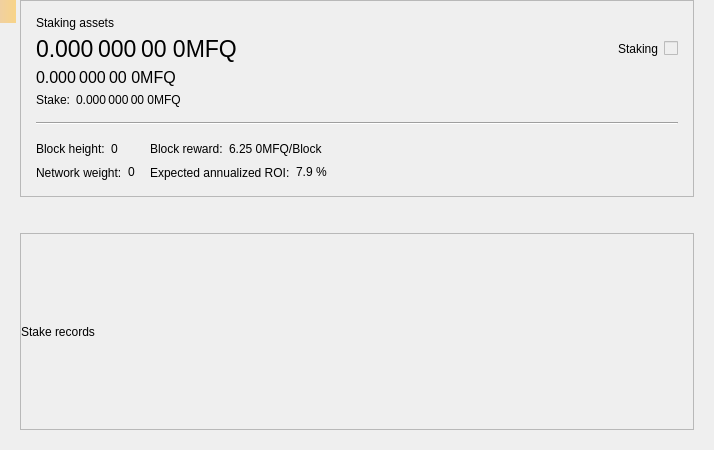
<?xml version="1.0" encoding="UTF-8"?>
<ui version="4.0">
 <class>StakePage</class>
 <widget class="QWidget" name="StakePage">
  <property name="geometry">
   <rect>
    <x>0</x>
    <y>0</y>
    <width>714</width>
    <height>450</height>
   </rect>
  </property>
  <property name="windowTitle">
   <string>Form</string>
  </property>
  <layout class="QVBoxLayout" name="verticalLayout_3">
   <property name="leftMargin">
    <number>20</number>
   </property>
   <property name="topMargin">
    <number>0</number>
   </property>
   <property name="rightMargin">
    <number>20</number>
   </property>
   <property name="bottomMargin">
    <number>20</number>
   </property>
   <item>
    <widget class="QFrame" name="frameStakeInfo">
     <property name="frameShape">
      <enum>QFrame::StyledPanel</enum>
     </property>
     <property name="frameShadow">
      <enum>QFrame::Raised</enum>
     </property>
     <layout class="QVBoxLayout" name="verticalLayout">
      <property name="spacing">
       <number>15</number>
      </property>
      <property name="leftMargin">
       <number>15</number>
      </property>
      <property name="topMargin">
       <number>15</number>
      </property>
      <property name="rightMargin">
       <number>15</number>
      </property>
      <property name="bottomMargin">
       <number>15</number>
      </property>
      <item>
       <layout class="QGridLayout" name="gridLayout_2">
        <property name="spacing">
         <number>6</number>
        </property>
        <item row="1" column="0">
         <widget class="QLabel" name="labelAssets">
          <property name="font">
           <font>
            <pointsize>17</pointsize>
           </font>
          </property>
          <property name="cursor">
           <cursorShape>IBeamCursor</cursorShape>
          </property>
          <property name="toolTip">
           <string>Your current spendable balance</string>
          </property>
          <property name="text">
           <string notr="true">0.000 000 00 0MFQ</string>
          </property>
          <property name="alignment">
           <set>Qt::AlignLeading|Qt::AlignLeft|Qt::AlignVCenter</set>
          </property>
          <property name="textInteractionFlags">
           <set>Qt::LinksAccessibleByMouse|Qt::TextSelectableByMouse</set>
          </property>
         </widget>
        </item>
        <item row="2" column="0">
         <widget class="QLabel" name="labelAssetsImmature">
          <property name="font">
           <font>
            <pointsize>12</pointsize>
           </font>
          </property>
          <property name="cursor">
           <cursorShape>IBeamCursor</cursorShape>
          </property>
          <property name="toolTip">
           <string>Your immature balance</string>
          </property>
          <property name="text">
           <string notr="true">0.000 000 00 0MFQ</string>
          </property>
          <property name="alignment">
           <set>Qt::AlignLeading|Qt::AlignLeft|Qt::AlignVCenter</set>
          </property>
          <property name="textInteractionFlags">
           <set>Qt::LinksAccessibleByMouse|Qt::TextSelectableByMouse</set>
          </property>
         </widget>
        </item>
        <item row="0" column="0">
         <widget class="QLabel" name="labelAssetsText">
          <property name="text">
           <string>Staking assets</string>
          </property>
          <property name="alignment">
           <set>Qt::AlignLeading|Qt::AlignLeft|Qt::AlignVCenter</set>
          </property>
         </widget>
        </item>
        <item row="1" column="2">
         <spacer name="horizontalSpacer_2">
          <property name="orientation">
           <enum>Qt::Horizontal</enum>
          </property>
          <property name="sizeHint" stdset="0">
           <size>
            <width>40</width>
            <height>20</height>
           </size>
          </property>
         </spacer>
        </item>
        <item row="4" column="0">
         <layout class="QHBoxLayout" name="horizontalLayout_5">
          <property name="spacing">
           <number>6</number>
          </property>
          <item>
           <widget class="QLabel" name="labelStakeText">
            <property name="sizePolicy">
             <sizepolicy hsizetype="Maximum" vsizetype="Preferred">
              <horstretch>0</horstretch>
              <verstretch>0</verstretch>
             </sizepolicy>
            </property>
            <property name="text">
             <string>Stake:</string>
            </property>
            <property name="alignment">
             <set>Qt::AlignLeading|Qt::AlignLeft|Qt::AlignVCenter</set>
            </property>
           </widget>
          </item>
          <item>
           <widget class="QLabel" name="labelStake">
            <property name="text">
             <string>0.000 000 00 0MFQ</string>
            </property>
            <property name="alignment">
             <set>Qt::AlignLeading|Qt::AlignLeft|Qt::AlignVCenter</set>
            </property>
            <property name="textInteractionFlags">
             <set>Qt::LinksAccessibleByMouse|Qt::TextSelectableByMouse</set>
            </property>
           </widget>
          </item>
          <item>
           <spacer name="horizontalSpacer_3">
            <property name="orientation">
             <enum>Qt::Horizontal</enum>
            </property>
            <property name="sizeType">
             <enum>QSizePolicy::Minimum</enum>
            </property>
            <property name="sizeHint" stdset="0">
             <size>
              <width>0</width>
              <height>0</height>
             </size>
            </property>
           </spacer>
          </item>
         </layout>
        </item>
        <item row="1" column="4">
         <widget class="QLabel" name="labelStaking">
          <property name="text">
           <string>Staking</string>
          </property>
         </widget>
        </item>
        <item row="1" column="5">
         <widget class="QSwitchControl" name="checkStake">
          <property name="enabled">
           <bool>false</bool>
          </property>
         </widget>
        </item>
       </layout>
      </item>
      <item>
       <widget class="Line" name="hLine">
        <property name="orientation">
         <enum>Qt::Horizontal</enum>
        </property>
       </widget>
      </item>
      <item>
       <layout class="QGridLayout" name="gridLayout">
        <property name="verticalSpacing">
         <number>6</number>
        </property>
        <item row="0" column="0">
         <layout class="QHBoxLayout" name="horizontalLayout">
          <property name="spacing">
           <number>6</number>
          </property>
          <item>
           <widget class="QLabel" name="labelHeightText">
            <property name="sizePolicy">
             <sizepolicy hsizetype="Maximum" vsizetype="Preferred">
              <horstretch>0</horstretch>
              <verstretch>0</verstretch>
             </sizepolicy>
            </property>
            <property name="text">
             <string>Block height:</string>
            </property>
            <property name="alignment">
             <set>Qt::AlignLeading|Qt::AlignLeft|Qt::AlignVCenter</set>
            </property>
           </widget>
          </item>
          <item>
           <widget class="QLabel" name="labelHeight">
            <property name="text">
             <string>0</string>
            </property>
            <property name="alignment">
             <set>Qt::AlignLeading|Qt::AlignLeft|Qt::AlignVCenter</set>
            </property>
            <property name="textInteractionFlags">
             <set>Qt::LinksAccessibleByMouse|Qt::TextSelectableByMouse</set>
            </property>
           </widget>
          </item>
          <item>
           <spacer name="horizontalSpacer_4">
            <property name="orientation">
             <enum>Qt::Horizontal</enum>
            </property>
            <property name="sizeType">
             <enum>QSizePolicy::Minimum</enum>
            </property>
            <property name="sizeHint" stdset="0">
             <size>
              <width>0</width>
              <height>0</height>
             </size>
            </property>
           </spacer>
          </item>
         </layout>
        </item>
        <item row="0" column="1">
         <layout class="QHBoxLayout" name="horizontalLayout_3">
          <property name="spacing">
           <number>6</number>
          </property>
          <item>
           <widget class="QLabel" name="labelRewardText">
            <property name="sizePolicy">
             <sizepolicy hsizetype="Maximum" vsizetype="Preferred">
              <horstretch>0</horstretch>
              <verstretch>0</verstretch>
             </sizepolicy>
            </property>
            <property name="text">
             <string>Block reward:</string>
            </property>
            <property name="alignment">
             <set>Qt::AlignLeading|Qt::AlignLeft|Qt::AlignVCenter</set>
            </property>
           </widget>
          </item>
          <item>
           <widget class="QLabel" name="labelReward">
            <property name="text">
             <string>6.25 0MFQ/Block</string>
            </property>
            <property name="alignment">
             <set>Qt::AlignLeading|Qt::AlignLeft|Qt::AlignVCenter</set>
            </property>
            <property name="textInteractionFlags">
             <set>Qt::LinksAccessibleByMouse|Qt::TextSelectableByMouse</set>
            </property>
           </widget>
          </item>
          <item>
           <spacer name="horizontalSpacer_6">
            <property name="orientation">
             <enum>Qt::Horizontal</enum>
            </property>
            <property name="sizeType">
             <enum>QSizePolicy::Minimum</enum>
            </property>
            <property name="sizeHint" stdset="0">
             <size>
              <width>0</width>
              <height>0</height>
             </size>
            </property>
           </spacer>
          </item>
         </layout>
        </item>
        <item row="0" column="2" rowspan="2">
         <spacer name="horizontalSpacer">
          <property name="orientation">
           <enum>Qt::Horizontal</enum>
          </property>
          <property name="sizeHint" stdset="0">
           <size>
            <width>40</width>
            <height>20</height>
           </size>
          </property>
         </spacer>
        </item>
        <item row="1" column="0">
         <layout class="QHBoxLayout" name="horizontalLayout_2">
          <property name="spacing">
           <number>6</number>
          </property>
          <item>
           <widget class="QLabel" name="labelWeightText">
            <property name="sizePolicy">
             <sizepolicy hsizetype="Maximum" vsizetype="Preferred">
              <horstretch>0</horstretch>
              <verstretch>0</verstretch>
             </sizepolicy>
            </property>
            <property name="text">
             <string>Network weight:</string>
            </property>
            <property name="alignment">
             <set>Qt::AlignLeading|Qt::AlignLeft|Qt::AlignVCenter</set>
            </property>
           </widget>
          </item>
          <item>
           <widget class="QLabel" name="labelWeight">
            <property name="text">
             <string>0</string>
            </property>
            <property name="alignment">
             <set>Qt::AlignLeading|Qt::AlignLeft|Qt::AlignVCenter</set>
            </property>
            <property name="textInteractionFlags">
             <set>Qt::LinksAccessibleByMouse|Qt::TextSelectableByMouse</set>
            </property>
           </widget>
          </item>
          <item>
           <spacer name="horizontalSpacer_5">
            <property name="orientation">
             <enum>Qt::Horizontal</enum>
            </property>
            <property name="sizeType">
             <enum>QSizePolicy::Minimum</enum>
            </property>
            <property name="sizeHint" stdset="0">
             <size>
              <width>0</width>
              <height>0</height>
             </size>
            </property>
           </spacer>
          </item>
         </layout>
        </item>
        <item row="1" column="1">
         <layout class="QHBoxLayout" name="horizontalLayout_4">
          <property name="spacing">
           <number>6</number>
          </property>
          <item>
           <widget class="QLabel" name="labelROIText">
            <property name="sizePolicy">
             <sizepolicy hsizetype="Maximum" vsizetype="Preferred">
              <horstretch>0</horstretch>
              <verstretch>0</verstretch>
             </sizepolicy>
            </property>
            <property name="text">
             <string>Expected annualized ROI:</string>
            </property>
            <property name="alignment">
             <set>Qt::AlignLeading|Qt::AlignLeft|Qt::AlignVCenter</set>
            </property>
           </widget>
          </item>
          <item>
           <widget class="QLabel" name="labelROI">
            <property name="text">
             <string>7.9 %</string>
            </property>
            <property name="alignment">
             <set>Qt::AlignLeading|Qt::AlignLeft|Qt::AlignVCenter</set>
            </property>
            <property name="textInteractionFlags">
             <set>Qt::LinksAccessibleByMouse|Qt::TextSelectableByMouse</set>
            </property>
           </widget>
          </item>
          <item>
           <spacer name="horizontalSpacer_7">
            <property name="orientation">
             <enum>Qt::Horizontal</enum>
            </property>
            <property name="sizeType">
             <enum>QSizePolicy::Minimum</enum>
            </property>
            <property name="sizeHint" stdset="0">
             <size>
              <width>0</width>
              <height>0</height>
             </size>
            </property>
           </spacer>
          </item>
         </layout>
        </item>
       </layout>
      </item>
     </layout>
    </widget>
   </item>
   <item>
    <spacer name="verticalSpacer">
     <property name="orientation">
      <enum>Qt::Vertical</enum>
     </property>
     <property name="sizeType">
      <enum>QSizePolicy::Fixed</enum>
     </property>
     <property name="sizeHint" stdset="0">
      <size>
       <width>20</width>
       <height>30</height>
      </size>
     </property>
    </spacer>
   </item>
   <item>
    <widget class="QFrame" name="frameStakeRecords">
     <property name="frameShape">
      <enum>QFrame::StyledPanel</enum>
     </property>
     <property name="frameShadow">
      <enum>QFrame::Raised</enum>
     </property>
     <layout class="QVBoxLayout" name="verticalLayout_2">
      <property name="leftMargin">
       <number>0</number>
      </property>
      <property name="topMargin">
       <number>0</number>
      </property>
      <property name="rightMargin">
       <number>0</number>
      </property>
      <property name="bottomMargin">
       <number>0</number>
      </property>
      <item>
       <widget class="QLabel" name="labelRecordsText">
        <property name="text">
         <string>Stake records</string>
        </property>
       </widget>
      </item>
     </layout>
    </widget>
   </item>
  </layout>
  <widget class="QLabel" name="labelAlerts">
   <property name="geometry">
    <rect>
     <x>0</x>
     <y>0</y>
     <width>16</width>
     <height>23</height>
    </rect>
   </property>
   <property name="visible">
    <bool>false</bool>
   </property>
   <property name="styleSheet">
    <string notr="true">QLabel { background-color: qlineargradient(x1: 0, y1: 0, x2: 1, y2: 0, stop:0 #F0D0A0, stop:1 #F8D488); color:#000000; }</string>
   </property>
   <property name="wordWrap">
    <bool>true</bool>
   </property>
   <property name="margin">
    <number>3</number>
   </property>
   <property name="textInteractionFlags">
    <set>Qt::TextSelectableByMouse</set>
   </property>
  </widget>
 </widget>
 <customwidgets>
  <customwidget>
   <class>QSwitchControl</class>
   <extends>QCheckBox</extends>
   <header>qt/qswitchcontrol.h</header>
  </customwidget>
 </customwidgets>
 <resources/>
 <connections/>
</ui>
